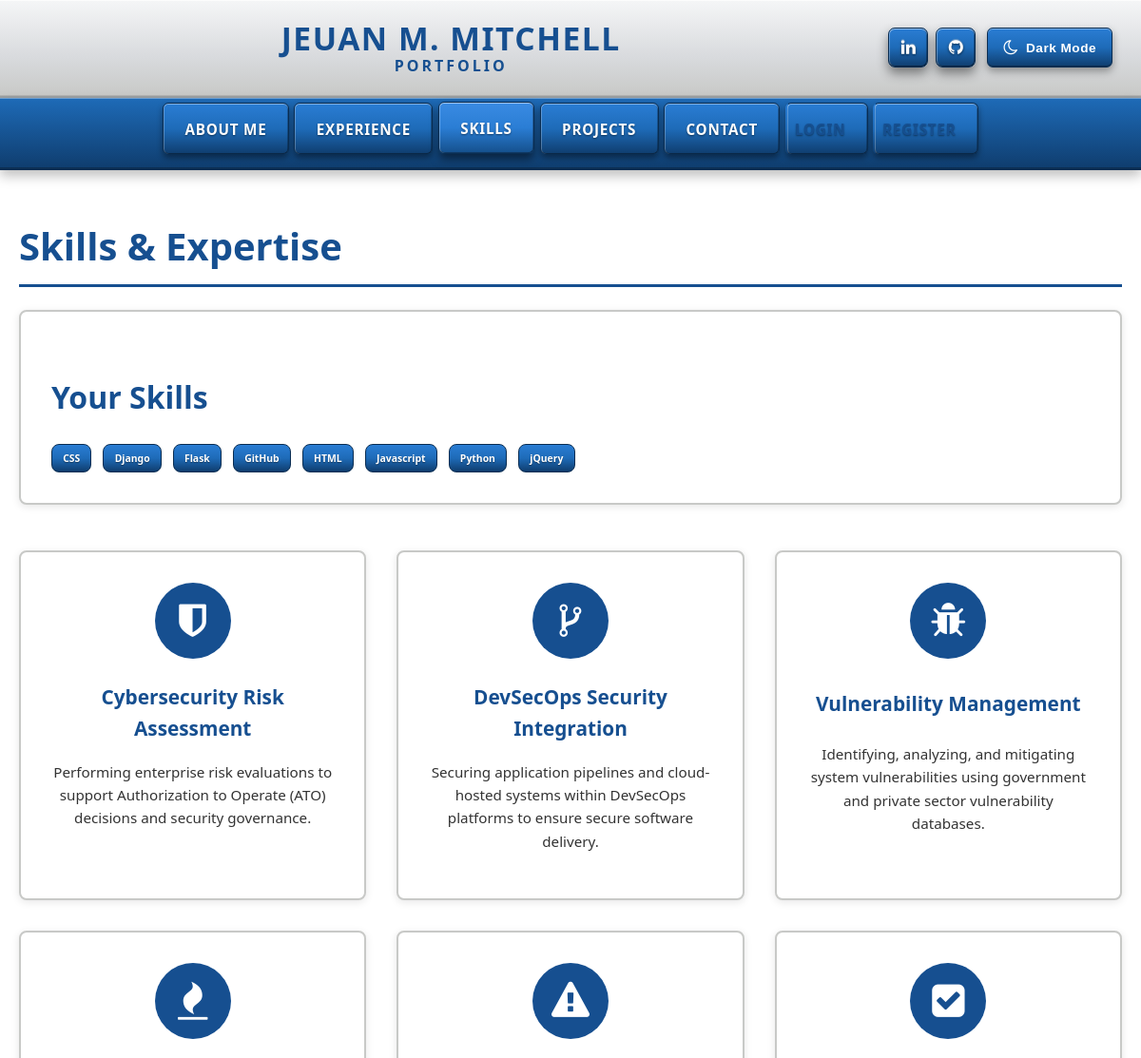
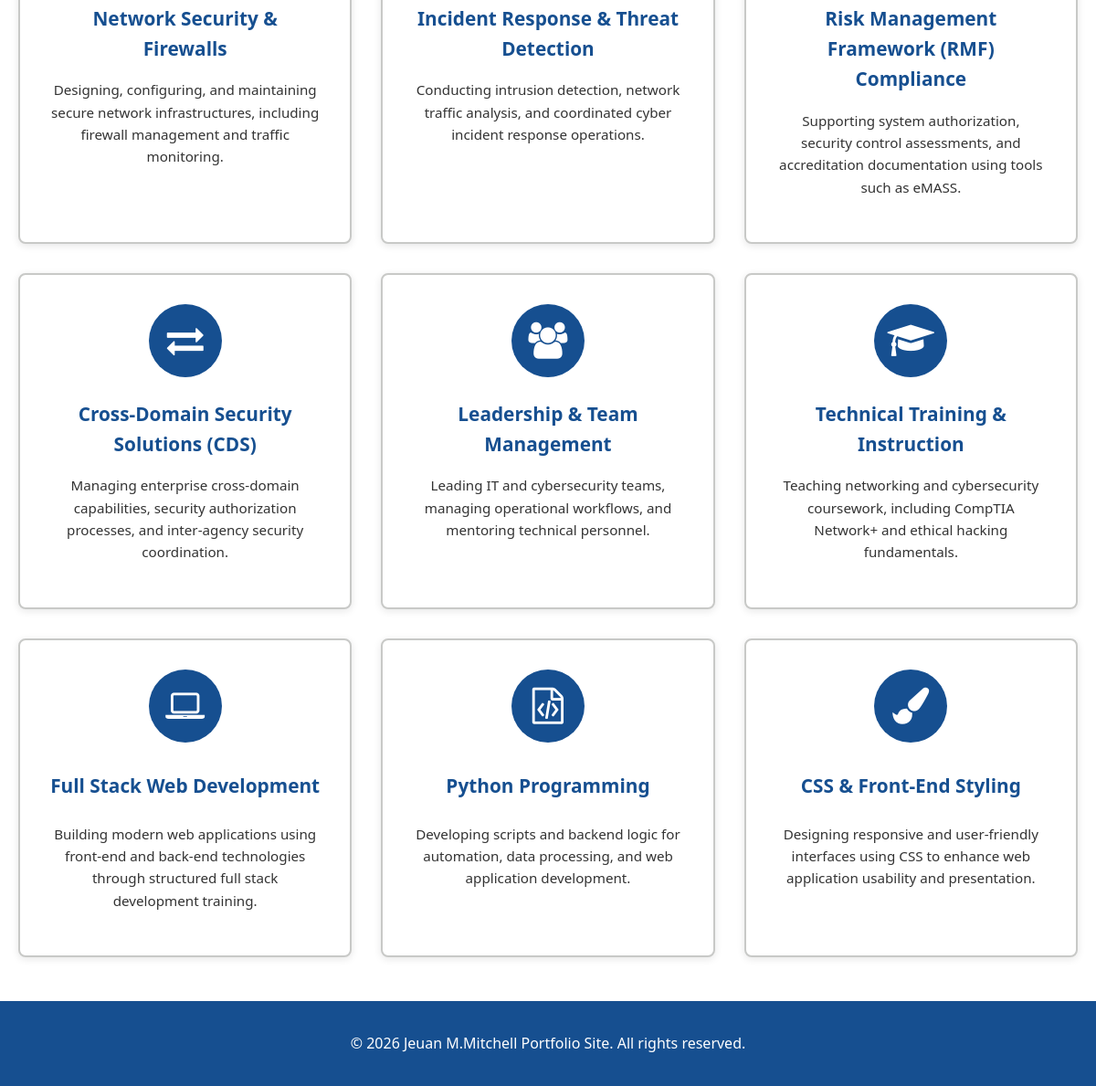
Screenshot of /skills/ with the database file from the repository (2 pictures, top to bottom).
### projects/models.py (models this page shows, shortened)
class Skill(models.Model):
    name = models.CharField(max_length=100)
    class Meta:
        ordering = ['name']

### pages/views.py (the view)
# urls.py: path('skills/', views.skills_view, name='skills'),
def  skills_view(request):
    if request.method == 'POST':
        form = SkillForm(request.POST)
        if form.is_valid():
            form.save()
            return redirect('skills')
    else:
        form = SkillForm()
    skills = Skill.objects.all()
    context = {'skills': skills, 'form': form}
    return render(request, 'pages/skills.html', context)

### templates/pages/skills.html (shortened to what this page needs)
{% extends "base.html" %}
{% load static %}
{% block content %}
    <h1>Skills & Expertise</h1>
    {% if skills %}
    <div class="dynamic-skills-section">
        <h2>Your Skills</h2>
        <div class="skills-list">
            {% for skill in skills %}
                <span class="skill-badge">{{ skill.name }}</span>
            {% endfor %}
        </div>
    </div>
    {% endif %}
    <div class="experience-grid">
        <div class="experience-card">
            <div class="card-icon">
                <i class="fa fa-shield"></i>
            </div>
            <h3>Cybersecurity Risk Assessment</h3>
            <p>Performing enterprise risk evaluations to support Authorization to Operate (ATO) decisions and security governance.</p>
        </div>
        <div class="experience-card">
            <div class="card-icon">
                <i class="fa fa-code-fork"></i>
            </div>
            <h3>DevSecOps Security Integration</h3>
            <p>Securing application pipelines and cloud-hosted systems within DevSecOps platforms to ensure secure software delivery.</p>
        </div>
        <div class="experience-card">
            <div class="card-icon">
                <i class="fa fa-bug"></i>
            </div>
            <h3>Vulnerability Management</h3>
            <p>Identifying, analyzing, and mitigating system vulnerabilities using government and private sector vulnerability databases.</p>
        </div>
        <div class="experience-card">
            <div class="card-icon">
                <i class="fa fa-fire"></i>
            </div>
            <h3>Network Security & Firewalls</h3>
            <p>Designing, configuring, and maintaining secure network infrastructures, including firewall management and traffic monitoring.</p>
        </div>
        <div class="experience-card">
            <div class="card-icon">
                <i class="fa fa-exclamation-triangle"></i>
            </div>
            <h3>Incident Response & Threat Detection</h3>
            <p>Conducting intrusion detection, network traffic analysis, and coordinated cyber incident response operations.</p>
        </div>
        <div class="experience-card">
            <div class="card-icon">
                <i class="fa fa-check-square"></i>
            </div>
            <h3>Risk Management Framework (RMF) Compliance</h3>
            <p>Supporting system authorization, security control assessments, and accreditation documentation using tools such as eMASS.</p>
        </div>
        <div class="experience-card">
            <div class="card-icon">
                <i class="fa fa-exchange"></i>
            </div>
            <h3>Cross-Domain Security Solutions (CDS)</h3>
            <p>Managing enterprise cross-domain capabilities, security authorization processes, and inter-agency security coordination.</p>
        </div>
        <div class="experience-card">
            <div class="card-icon">
                <i class="fa fa-users"></i>
            </div>
            <h3>Leadership & Team Management</h3>
            <p>Leading IT and cybersecurity teams, managing operational workflows, and mentoring technical personnel.</p>
        </div>
        <div class="experience-card">
            <div class="card-icon">
                <i class="fa fa-graduation-cap"></i>
            </div>
            <h3>Technical Training & Instruction</h3>
            <p>Teaching networking and cybersecurity coursework, including CompTIA Network+ and ethical hacking fundamentals.</p>
        </div>
        <div class="experience-card">
            <div class="card-icon">
                <i class="fa fa-laptop"></i>
            </div>
            <h3>Full Stack Web Development</h3>
            <p>Building modern web applications using front-end and back-end technologies through structured full stack development training.</p>
        </div>
        <div class="experience-card">
            <div class="card-icon">
                <i class="fa fa-file-code-o"></i>
            </div>
            <h3>Python Programming</h3>
            <p>Developing scripts and backend logic for automation, data processing, and web application development.</p>
        </div>
        <div class="experience-card">
            <div class="card-icon">
                <i class="fa fa-paint-brush"></i>
            </div>
            <h3>CSS & Front-End Styling</h3>
            <p>Designing responsive and user-friendly interfaces using CSS to enhance web application usability and presentation.</p>
        </div>
    </div>
{% endblock content %}

### static/css/style.css (style rules this page uses)
:root { --primary-color: #164f90; --secondary-color: #c8c9c7; --accent-color: #164f90; --text-light: #ffffff; --text-dark: #164f90; --background-light: #ffffff; --border-color: #c8c9c7; }
* { margin: 0; padding: 0; box-sizing: border-box; }
body { font-family: 'Segoe UI', Tahoma, Geneva, Verdana, sans-serif; line-height: 1.6; color: #333; background-color: var(--background-light); }
.experience-grid { display: grid; grid-template-columns: repeat(auto-fit, minmax(300px, 1fr)); gap: 2rem; margin-top: 2rem; }
.experience-card { background-color: #ffffff; border: 2px solid #c8c9c7; border-radius: 8px; padding: 2rem; text-align: center; transition: all 0.3s ease; box-shadow: 0 2px 8px rgba(0, 0, 0, 0.1); }
.card-icon { width: 80px; height: 80px; margin: 0 auto 1.5rem; background-color: #164f90; border-radius: 50%; display: flex; align-items: center; justify-content: center; transition: all 0.3s ease; }
.card-icon i { font-size: 2.5rem; color: #ffffff; transition: color 0.3s ease; }
.experience-card h3 { color: #164f90; font-size: 1.3rem; margin-bottom: 1rem; min-height: 3rem; display: flex; align-items: center; justify-content: center; }
.experience-card p { color: #333; line-height: 1.6; font-size: 0.95rem; text-align: center; }
h1, h2, h3, h4, h5, h6 { color: #164f90; margin-bottom: 1rem; }
h1 { font-size: 2.5rem; border-bottom: 3px solid #164f90; padding-bottom: 0.5rem; margin-bottom: 1.5rem; }
h2 { font-size: 2rem; margin-top: 2rem; }
h3 { font-size: 1.5rem; }
p { margin-bottom: 1rem; line-height: 1.8; }
.dynamic-skills-section { background-color: #ffffff; border: 2px solid #c8c9c7; border-radius: 8px; padding: 2rem; margin-bottom: 3rem; box-shadow: 0 2px 8px rgba(0, 0, 0, 0.1); }
.dynamic-skills-section h2 { color: #164f90; margin-bottom: 1.5rem; }
.skills-list { display: flex; flex-wrap: wrap; gap: 0.75rem; }
.skill-badge { display: inline-block; background: linear-gradient(180deg, #2a7dd4 0%, #1e6bb8 50%, #0f3d6e 100%); color: #ffffff; padding: 0.35rem 0.7rem; border-radius: 12px; font-size: 25rem 0.5rem; border-radius: 8px; font-size: 0.65rem; font-weight: 600; border: 1px solid #0a2d52; box-shadow: 0 1px 3 -1px 0 rgba(0, 0, 0, 0.25); text-shadow: 0 1px 1px rgba(0, 0, 0, 0.4); white-space: nowrap; }

### rows the page displays
Skill: name "CSS"
Skill: name "Django"
Skill: name "Flask"
Skill: name "GitHub"
Skill: name "HTML"
Skill: name "Javascript"
Skill: name "Python"
Skill: name "jQuery"
